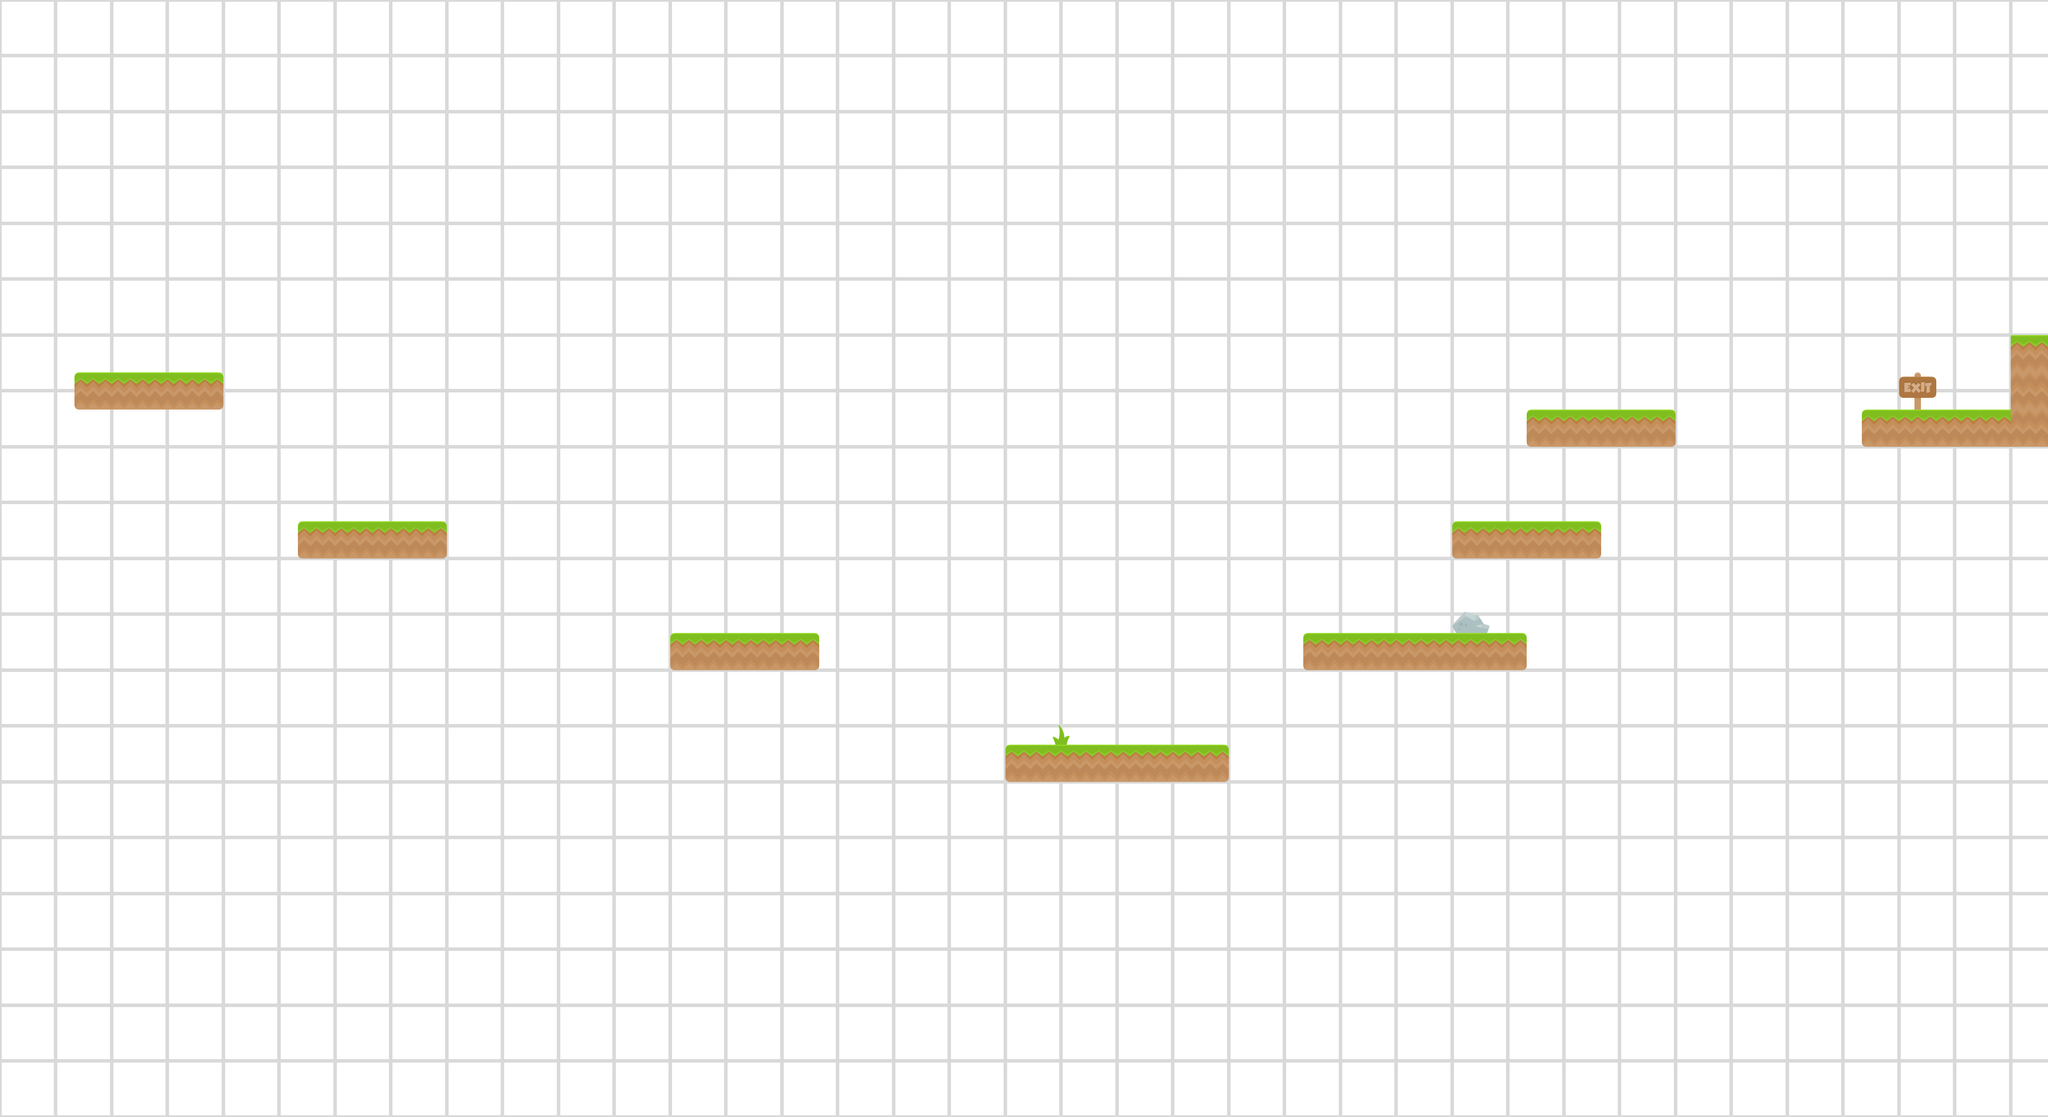

Below is a game level as drawn by its tile map, then a one-line description and the .tmx that defines it (tile-layer data replaced by summaries):
An orthogonal 55x30 tile map with 128x128 px tiles, 3 tile layers (background, tiles2, tiles), 3 tilesets and 11 objects.

<map version="1.2" tiledversion="1.2.1" orientation="orthogonal" renderorder="right-down" width="55" height="30" tilewidth="128" tileheight="128" infinite="0" nextlayerid="11" nextobjectid="41">
 <tileset firstgid="1" source="spritesheet_ground.tsx" />
 <tileset firstgid="129" source="spritesheet_tiles.tsx" />
 <tileset firstgid="257" source="PaperBackground.tsx" />
 <layer id="7" name="background" width="55" height="30">
  <data>[1650 cells, 1650 non-empty, 9 distinct tile ids]</data>
 </layer>
 <layer id="8" name="tiles2" width="55" height="30">
  <data>[1650 cells, 3 non-empty, 3 distinct tile ids]</data>
 </layer>
 <layer id="9" name="tiles" width="55" height="30">
  <data>[1650 cells, 39 non-empty, 4 distinct tile ids]</data>
 </layer>
 <objectgroup id="4" name="goal">
  <object id="31" x="6784" y="1280" width="128" height="128" />
 </objectgroup>
 <objectgroup id="5" name="ground">
  <object id="32" x="256" y="1280" width="512" height="128" />
  <object id="33" x="1024" y="1792" width="512" height="128" />
  <object id="34" x="2304" y="2176" width="512" height="128" />
  <object id="35" x="3456" y="2560" width="768" height="128" />
  <object id="36" x="4480" y="2176" width="768" height="128" />
  <object id="37" x="4992" y="1792" width="512" height="128" />
  <object id="38" x="5248" y="1408" width="512" height="128" />
  <object id="39" x="6400" y="1408" width="640" height="128" />
  <object id="40" x="6912" y="1152" width="128" height="256" />
 </objectgroup>
 <objectgroup id="10" name="spikes" />
 <objectgroup id="6" name="startPos">
  <object id="17" x="384" y="1152" width="128" height="128" />
 </objectgroup>
</map>
